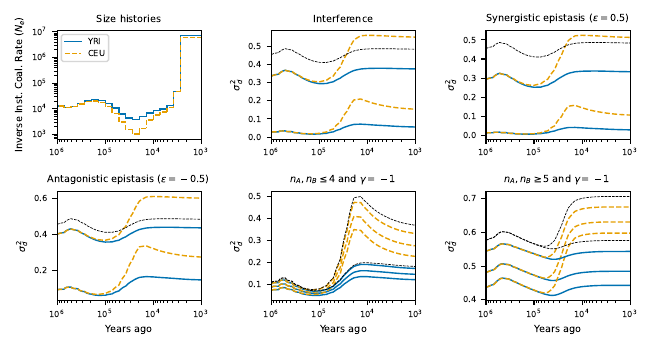

This chart was generated by the following Python code:
import sys, os
import moments.TwoLocus
import matplotlib.pylab as plt
import numpy as np
import pickle
import copy
import gzip
import time

# set font sizes
import matplotlib

plt.rcParams["legend.title_fontsize"] = "xx-small"
matplotlib.rc("xtick", labelsize=6)
matplotlib.rc("ytick", labelsize=6)
matplotlib.rc("axes", labelsize=7)
matplotlib.rc("axes", titlesize=7)
matplotlib.rc("legend", fontsize=6)

from bokeh.palettes import Colorblind


def piecewise_constant(
    nus,
    Ts,
    n,
    rho=0.0,
    gamma=0,
    h=0.5,
    dom="simple",
    eps=0.0,
    spacing=5,
    name=None,
):
    if name is None:
        raise ValueError("need a name: bottle, expand, CEU, or YRI")

    fname = f"data/time_series/{name}-n_{n}-rho_{rho}-gamma_{gamma}-h_{h}-eps_{eps}-dom_{dom}-spacing_{spacing}.bp.gz"
    try:
        spectra = pickle.load(gzip.open(fname, "rb"))
        print("loaded from cached data")
    except IOError:
        spectra = {"t": [], "data": []}
        # set up selection parameters
        if gamma == 0:
            sel_params = None
            sel_params_general = None
        elif h != 0.5 and eps != 0.0:
            raise ValueError("can only have h or eps non-additive")
        elif h != 0.5:
            assert eps == 0.0
            sel_params = None
            if dom == "simple":
                sel_params_general = moments.TwoLocus.Util.simple_dominance(gamma, h=h)
            elif dom == "gene":
                sel_params_general = moments.TwoLocus.Util.gene_based_dominance(
                    gamma, h=h
                )
        else:
            sel_params = moments.TwoLocus.Util.additive_epistasis(gamma, epsilon=eps)
            sel_params_general = None
        # simulate data
        print(f"n={n}, rho={rho}, gamma={gamma}, h={h}, eps={eps}")
        print("o" * (len(nus) + 1), flush=True)
        F = moments.TwoLocus.Demographics.equilibrium(
            n, rho=rho, sel_params=sel_params, sel_params_general=sel_params_general
        )
        print(".", end="", flush=True)
        spectra["t"].append(0)
        spectra["data"].append(copy.deepcopy(F))

        for ii, (nu, T) in enumerate(zip(nus, Ts)):
            T_sub = T / spacing
            for i in range(spacing):
                if not (nu == 1 and np.all(np.array(nus[:ii]) == 1)):
                    F.integrate(
                        nu,
                        T_sub,
                        rho=rho,
                        sel_params=sel_params,
                        sel_params_general=sel_params_general,
                    )
                spectra["t"].append(spectra["t"][-1] + T_sub)
                spectra["data"].append(copy.deepcopy(F))
            print(".", end="", flush=True)
        print()
        pickle.dump(spectra, gzip.open(fname, "wb+"))
    return spectra


def ts_gens(t, Ne):
    return 2 * Ne * np.array(t)


def load_relate_curves(fname, pop0, pop1):
    t = [-1]
    ind0 = -1
    ind1 = -1
    for line in open(fname):
        if pop0 in line and pop1 in line:
            ind0 = line.split().index(pop0)
            ind1 = line.split().index(pop1)
        elif t[0] == -1 and ind0 != -1 and ind1 != -1:
            t = np.array([float(x) for x in line.split()])
        else:
            if line.startswith(f"{ind0} {ind0}"):
                coal0 = line.split()[2:]
                N0 = 1 / 2 / np.array([float(x) for x in coal0])
            elif line.startswith(f"{ind1} {ind1}"):
                coal1 = line.split()[2:]
                N1 = 1 / 2 / np.array([float(x) for x in coal1])
    return t, N0, N1


## function to plot t vs N
def plot_relate_curve(ax, t, N, gen=29, line_style="--", lw=0.5, color="k", label=None):
    for ii, (l, r) in enumerate(zip(t[:-1], t[1:])):
        Ne = N[ii]
        # if np.isinf(Ne):
        #    jj = 0
        #    Ne = N[jj]
        #    while np.isinf(Ne):
        #        jj += 1
        #        Ne = N[jj]
        if ii == 0:
            label = label
        else:
            label = None
        ax.plot(
            (l * gen, r * gen), (Ne, Ne), line_style, lw=lw, color=color, label=label
        )
        if ii < len(t) - 2:
            ax.plot(
                (r * gen, r * gen),
                (Ne, N[ii + 1]),
                line_style,
                lw=lw,
                color=color,
                label=None,
            )


def get_sd2(
    nus, Ts, n, Ne, n_large=None, rho=0.0, gamma=0, eps=0.0, h=0.5, spacing=5, name=None
):
    # see if we cached the t, sd2 vector data, so we don't need to recompute
    cached_fname = f"data/time_series/cache/{name}-n_{n}-rho_{rho}-gamma_{gamma}-h_{h}-eps_{eps}-dom_simple-spacing_{spacing}.sd2.bp"
    if os.path.exists(cached_fname):
        print("loading stats from cache")
        ts, v = pickle.load(open(cached_fname, "rb"))
        return ts, v
    if name is None:
        raise ValueError
    if n_large is not None:
        try:
            fname = f"data/time_series/{name}-n_{n}-rho_{rho}-gamma_{gamma}-h_{h}-eps_{eps}-dom_simple-spacing_{spacing}-large_{n_large}.bp.gz"
            data = pickle.load(gzip.open(fname))
        except IOError:
            print("could not find", fname)
            try:
                fname_large = f"data/time_series/{name}-n_{n_large}-rho_{rho}-gamma_{gamma}-h_{h}-eps_{eps}-dom_simple-spacing_{spacing}.bp.gz"
                data_large = pickle.load(gzip.open(fname_large, "rb"))
            except IOError:
                print("could not find", fname_large)
                print("calculating large")
                data_large = piecewise_constant(
                    nus,
                    Ts,
                    n_large,
                    gamma=gamma,
                    eps=eps,
                    h=h,
                    rho=rho,
                    spacing=spacing,
                    name=name,
                )
            print("Projecting")
            data = {"t": data_large["t"], "data": []}
            for F in data_large["data"]:
                print(" in ", end="", flush=True)
                time1 = time.time()
                data["data"].append(F.project(n))
                print(str(int(time.time() - time1)) + " seconds", flush=True)
            pickle.dump(data, gzip.open(fname, "wb+"))
    else:
        data = piecewise_constant(
            nus, Ts, n, gamma=gamma, eps=eps, h=h, rho=rho, spacing=spacing, name=name
        )
    v = []
    for F in data["data"]:
        v.append(F.D2() / F.pi2())
    ts = ts_gens(data["t"], Ne)
    # cache it
    pickle.dump([ts, v], open(cached_fname, "wb+"))
    return ts, v


def get_sd2_cond(
    Ne,
    rho=0.0,
    gamma=0,
    eps=0.0,
    h=0.5,
    spacing=5,
    name=None,
    nAmin=None,
    nBmin=None,
    nAmax=None,
    nBmax=None,
):
    n = 50
    cached_fname = f"data/time_series/cache/{name}-n_{n}-rho_{rho}-gamma_{gamma}-h_{h}-eps_{eps}-dom_simple-spacing_{spacing}.sd2.nAmin_{nAmin}.nAmax_{nAmax}.nBmin_{nBmin}.nBmax_{nBmax}bp"
    if os.path.exists(cached_fname):
        ts, v = pickle.load(open(cached_fname, "rb"))
        return ts, v
    data = pickle.load(
        gzip.open(
            f"data/time_series/{name}-n_{n}-rho_{rho}-gamma_{gamma}-h_{h}-eps_{eps}-dom_simple-spacing_{spacing}.bp.gz",
            "rb",
        )
    )
    ts = ts_gens(data["t"], Ne)
    v = []
    for F in data["data"]:
        v.append(
            moments.TwoLocus.Util.compute_D2_conditional(
                F, nAmin=nAmin, nAmax=nAmax, nBmin=nBmin, nBmax=nBmax
            )
            / moments.TwoLocus.Util.compute_pi2_conditional(
                F, nAmin=nAmin, nAmax=nAmax, nBmin=nBmin, nBmax=nBmax
            )
        )
    pickle.dump([ts, v], open(cached_fname, "wb+"))
    return ts, v


## Relate demography:
pop0 = "YRI"
pop1 = "CEU"
tt, N0, N1 = load_relate_curves(
    "../../african-demography/coalescent_rate_curves/agr_refit_1_22.coal", pop0, pop1
)

# adjust to set recent size to reasonable value, set Ne for t > 1e6 years to
tt = np.concatenate(([0], tt[4:23]))
Ne = np.mean([N0[-1], N1[-1]])
N0 = N0[3:23]
N1 = N1[3:23]
Ne = np.mean([N0[-1], N1[-1]])
N0 = np.concatenate((N0, [Ne]))
N1 = np.concatenate((N1, [Ne]))

# convert to forward genetic units
Ts = ((tt[1:] - tt[:-1]) / 2 / Ne)[::-1]
nu_YRI = N0[::-1][2:] / Ne
nu_CEU = N1[::-1][2:] / Ne

## construct datasets
n = 50  # the sample sizes
gammas = [-1, -10]
sp = 10

## neutral data
tt_YRI, sd2_neu_YRI = get_sd2(nu_YRI, Ts, n, Ne, name="YRI")
tt_CEU, sd2_neu_CEU = get_sd2(nu_CEU, Ts, n, Ne, name="CEU")


## plots

lw = 1
colors = Colorblind[8]

fig = plt.figure(4, figsize=(6.5, 3.5))
fig.clf()
axes = [plt.subplot(2, 3, i) for i in range(1, 7)]

## plot the demographic models
gen_time = 29

plot_relate_curve(
    axes[0],
    tt * gen_time,
    N0,
    line_style="-",
    lw=lw,
    color=colors[0],
    label="YRI",
    gen=1,
)
plot_relate_curve(
    axes[0],
    tt * gen_time,
    N1,
    line_style="--",
    lw=lw,
    color=colors[1],
    label="CEU",
    gen=1,
)

axes[0].legend()
axes[0].set_xlim(1e6, 1000)
axes[0].set_xscale("log")
axes[0].set_yscale("log")
axes[0].set_xticks([1e6, 1e5, 1e4, 1e3])
axes[0].set_ylabel(r"Inverse Inst. Coal. Rate ($N_e$)")
axes[0].set_title("Size histories")

## additivity
print("plotting additivity panel")
# gamma = -1
t, v = get_sd2(nu_YRI, Ts, 50, Ne, gamma=-1.0, name="YRI")
axes[1].plot(1e6 - gen_time * t, v, "-", lw=lw, color=colors[0])
t, v = get_sd2(nu_CEU, Ts, 50, Ne, gamma=-1.0, name="CEU")
axes[1].plot(1e6 - gen_time * t, v, "--", lw=lw, color=colors[1])
#axes[1].text(2e5, v[0] + 0.02, rf"$\gamma=-1$", va="center", ha="center", fontsize=7)

# gamma = -10
t, v = get_sd2(nu_YRI, Ts, 50, Ne, n_large=70, gamma=-10.0, name="YRI")
axes[1].plot(1e6 - gen_time * t, v, "-", lw=lw, color=colors[0])
t, v = get_sd2(nu_CEU, Ts, 50, Ne, n_large=70, gamma=-10.0, name="CEU")
axes[1].plot(1e6 - gen_time * t, v, "--", lw=lw, color=colors[1])
#axes[1].text(2e5, v[0] - 0.02, rf"$\gamma=-10$", va="center", ha="center", fontsize=7)

# neutral baseline
axes[1].plot(1e6 - gen_time * tt_YRI, sd2_neu_YRI, "k--", lw=0.5)

axes[1].set_title("Interference")

## synergistic epistasis
print("plotting positive epistasis panel")
# gamma = -1
t, v = get_sd2(nu_YRI, Ts, 50, Ne, gamma=-1.0, eps=0.5, name="YRI")
axes[2].plot(1e6 - gen_time * t, v, "-", lw=lw, color=colors[0])
t, v = get_sd2(nu_CEU, Ts, 50, Ne, gamma=-1.0, eps=0.5, name="CEU")
axes[2].plot(1e6 - gen_time * t, v, "--", lw=lw, color=colors[1])
#axes[2].text(2e5, v[0] + 0.06, rf"$\gamma=-1$", va="center", ha="center", fontsize=7)

# gamma = -10
t, v = get_sd2(nu_YRI, Ts, 50, Ne, n_large=70, gamma=-10.0, eps=0.5, name="YRI")
axes[2].plot(1e6 - gen_time * t, v, "-", lw=lw, color=colors[0])
t, v = get_sd2(nu_CEU, Ts, 50, Ne, n_large=70, gamma=-10.0, eps=0.5, name="CEU")
axes[2].plot(1e6 - gen_time * t, v, "--", lw=lw, color=colors[1])
#axes[2].text(2e5, v[0] + 0.06, rf"$\gamma=-10$", va="center", ha="center", fontsize=7)

# neutral baseline
axes[2].plot(1e6 - gen_time * tt_YRI, sd2_neu_YRI, "k--", lw=0.5)

axes[2].set_title(r"Synergistic epistasis ($\epsilon=0.5$)")

# antagonistic epistasis
print("plotting negative epistasis panel")
# gamma = -1
t, v = get_sd2(nu_YRI, Ts, 50, Ne, gamma=-1.0, eps=-0.5, name="YRI")
axes[3].plot(1e6 - gen_time * t, v, "-", lw=lw, color=colors[0])
t, v = get_sd2(nu_CEU, Ts, 50, Ne, gamma=-1.0, eps=-0.5, name="CEU")
axes[3].plot(1e6 - gen_time * t, v, "--", lw=lw, color=colors[1])
#axes[3].text(2e5, v[0] + 0.08, rf"$\gamma=-1$", va="center", ha="center", fontsize=7)

# gamma = -10
t, v = get_sd2(nu_YRI, Ts, 50, Ne, n_large=70, gamma=-10.0, eps=-0.5, name="YRI")
axes[3].plot(1e6 - gen_time * t, v, "-", lw=lw, color=colors[0])
t, v = get_sd2(nu_CEU, Ts, 50, Ne, n_large=70, gamma=-10.0, eps=-0.5, name="CEU")
axes[3].plot(1e6 - gen_time * t, v, "--", lw=lw, color=colors[1])
#axes[3].text(2e5, v[0] - 0.08, rf"$\gamma=-10$", va="center", ha="center", fontsize=7)

# neutral baseline
axes[3].plot(1e6 - gen_time * tt_YRI, sd2_neu_YRI, "k--", lw=0.5)

axes[3].set_title(r"Antagonistic epistasis ($\epsilon=-0.5$)")

# n <= 4
print("plotting rare data")
thr = 4
## each with gamma = -1
# eps = 0
t, v = get_sd2_cond(Ne, gamma=-1.0, eps=0.0, name="YRI", nAmax=thr, nBmax=thr)
axes[4].plot(1e6 - gen_time * t, v, "-", lw=lw, color=colors[0])
t, v = get_sd2_cond(Ne, gamma=-1.0, eps=0.0, name="CEU", nAmax=thr, nBmax=thr)
axes[4].plot(1e6 - gen_time * t, v, "--", lw=lw, color=colors[1])
#axes[4].text(2500, v[0], rf"$\epsilon=0$", va="center", ha="center", fontsize=7)
eps = 0.5
t, v = get_sd2_cond(Ne, gamma=-1.0, eps=0.5, name="YRI", nAmax=thr, nBmax=thr)
axes[4].plot(1e6 - gen_time * t, v, "-", lw=lw, color=colors[0])
t, v = get_sd2_cond(Ne, gamma=-1.0, eps=0.5, name="CEU", nAmax=thr, nBmax=thr)
axes[4].plot(1e6 - gen_time * t, v, "--", lw=lw, color=colors[1])
#axes[4].text(2e4, v[0] - 0.5, rf"$\epsilon=1/2$", va="center", ha="center", fontsize=7)
# eps = -0.5
t, v = get_sd2_cond(Ne, gamma=-1.0, eps=-0.5, name="YRI", nAmax=thr, nBmax=thr)
axes[4].plot(1e6 - gen_time * t, v, "-", lw=lw, color=colors[0])
t, v = get_sd2_cond(Ne, gamma=-1.0, eps=-0.5, name="CEU", nAmax=thr, nBmax=thr)
axes[4].plot(1e6 - gen_time * t, v, "--", lw=lw, color=colors[1])
#axes[4].text(3e5, v[0] + 1, rf"$\epsilon=-1/2$", va="center", ha="center", fontsize=7)
# neutral baseline
t, v = get_sd2_cond(Ne, nAmax=thr, nBmax=thr, name="YRI")
axes[4].plot(1e6 - gen_time * t, v, "k--", lw=0.5)
t, v = get_sd2_cond(Ne, nAmax=thr, nBmax=thr, name="CEU")
axes[4].plot(1e6 - gen_time * t, v, "k--", lw=0.5)

axes[4].set_title(rf"$n_A, n_B \leq {thr}$ and $\gamma=-1$")

# n >= 5
print("plotting common data")
# each with gamma = -1
# eps = 0
t, v = get_sd2_cond(Ne, gamma=-1.0, eps=0.0, name="YRI", nAmin=thr + 1, nBmin=thr + 1)
axes[5].plot(1e6 - gen_time * t, v, "-", lw=lw, color=colors[0])
t, v = get_sd2_cond(Ne, gamma=-1.0, eps=0.0, name="CEU", nAmin=thr + 1, nBmin=thr + 1)
axes[5].plot(1e6 - gen_time * t, v, "--", lw=lw, color=colors[1])
#axes[5].text(2e5, v[0] - 0.2, rf"$\epsilon=0$", va="center", ha="center", fontsize=7)
# eps = 0.5
t, v = get_sd2_cond(Ne, gamma=-1.0, eps=0.5, name="YRI", nAmin=thr + 1, nBmin=thr + 1)
axes[5].plot(1e6 - gen_time * t, v, "-", lw=lw, color=colors[0])
t, v = get_sd2_cond(Ne, gamma=-1.0, eps=0.5, name="CEU", nAmin=thr + 1, nBmin=thr + 1)
axes[5].plot(1e6 - gen_time * t, v, "--", lw=lw, color=colors[1])
#axes[5].text(2e5, v[0] + 0.1, rf"$\epsilon=1/2$", va="center", ha="center", fontsize=7)
# eps = -0.5
t, v = get_sd2_cond(Ne, gamma=-1.0, eps=-0.5, name="YRI", nAmin=thr + 1, nBmin=thr + 1)
axes[5].plot(1e6 - gen_time * t, v, "-", lw=lw, color=colors[0])
t, v = get_sd2_cond(Ne, gamma=-1.0, eps=-0.5, name="CEU", nAmin=thr + 1, nBmin=thr + 1)
axes[5].plot(1e6 - gen_time * t, v, "--", lw=lw, color=colors[1])
#axes[5].text(
#    2e5, v[0] - 0.2, rf"$\epsilon=-1/2$", va="center", ha="center", fontsize=7
#)
# neutral baseline
t, v = get_sd2_cond(Ne, nAmin=thr + 1, nBmin=thr + 1, name="YRI")
axes[5].plot(1e6 - gen_time * t, v, "k--", lw=0.5)
t, v = get_sd2_cond(Ne, nAmin=thr + 1, nBmin=thr + 1, name="CEU")
axes[5].plot(1e6 - gen_time * t, v, "k--", lw=0.5)

axes[5].set_title(rf"$n_A, n_B \geq {thr + 1}$ and $\gamma=-1$")


for i in range(1, 6):
    if i > 2:
        axes[i].set_xlabel("Years ago")
    axes[i].set_xlim(axes[0].get_xlim())
    axes[i].set_xscale("log")
    axes[i].set_ylabel(r"$\sigma_d^2$")
    axes[i].set_xticks([1e6, 1e5, 1e4, 1e3])

fig.tight_layout()
fig.text(0.02, 0.95, "A", fontsize=8, va="center", ha="center")
fig.text(0.37, 0.95, "B", fontsize=8, va="center", ha="center")
fig.text(0.70, 0.95, "C", fontsize=8, va="center", ha="center")
fig.text(0.02, 0.49, "D", fontsize=8, va="center", ha="center")
fig.text(0.37, 0.49, "E", fontsize=8, va="center", ha="center")
fig.text(0.70, 0.49, "F", fontsize=8, va="center", ha="center")
plt.savefig("demog_YRI_CEU.sd2.pdf")
